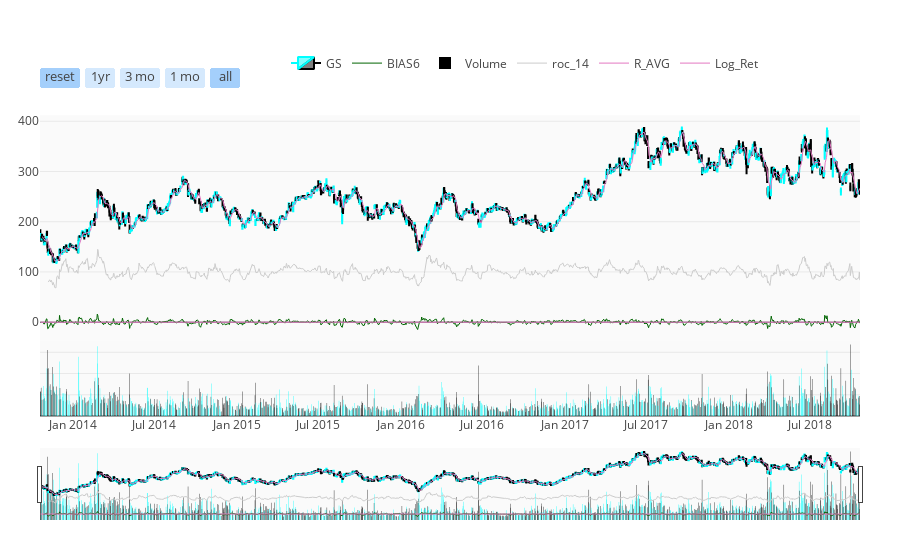

Notebook source saved alongside this figure:
### Code cell
iplot( fig, filename = 'candlestick_roc_plotting', validate = False )

### Figure 1 — Plotly figure (JSON) as saved in the notebook; plotly's stock layout.template omitted (floating-point values rounded to 4 significant figures; data arrays with more than 128 entries replaced by an {"elided": "..."} marker saying what was removed)
{"data": [{"close": {"elided": "1260 float values"}, "decreasing": {"line": {"color": "#000000"}}, "high": {"elided": "1260 float values"}, "increasing": {"line": {"color": "#00FFFF"}}, "low": {"elided": "1260 float values"}, "name": "GS", "open": {"elided": "1260 float values"}, "type": "candlestick", "x": {"elided": "1260 str values"}, "yaxis": "y2"}, {"line": {"width": 1}, "marker": {"color": "darkgreen"}, "mode": "lines", "name": "BIAS6", "type": "scatter", "x": {"elided": "1260 str values"}, "y": {"elided": "1260 float values"}, "yaxis": "y2"}, {"marker": {"color": {"elided": "1260 str values"}}, "name": "Volume", "type": "bar", "x": {"elided": "1260 str values"}, "y": {"elided": "1260 int values"}, "yaxis": "y"}, {"legendgroup": "roc_14", "line": {"width": 1}, "marker": {"color": "#ccc"}, "name": "roc_14", "type": "scatter", "x": {"elided": "1260 str values"}, "y": {"elided": "1260 float values"}, "yaxis": "y2"}, {"line": {"width": 1}, "marker": {"color": "#E377C2"}, "name": "R_AVG", "showlegend": true, "type": "lines", "x": {"elided": "1260 str values"}, "y": {"elided": "1260 float values"}, "yaxis": "y2"}, {"line": {"width": 1}, "marker": {"color": "#E377C2"}, "name": "Log_Ret", "showlegend": true, "type": "lines", "x": {"elided": "1260 str values"}, "y": {"elided": "1260 float values"}, "yaxis": "y2"}], "layout": {"legend": {"orientation": "h", "x": 0.3, "y": 0.9, "yanchor": "bottom"}, "margin": {"b": 40, "l": 40, "r": 40, "t": 40}, "plot_bgcolor": "rgb(250, 250, 250)", "xaxis": {"rangeselector": {"bgcolor": "rgba(150, 200, 250, 0.4)", "buttons": [{"count": 1, "label": "reset", "step": "all"}, {"count": 1, "label": "1yr", "step": "year", "stepmode": "backward"}, {"count": 3, "label": "3 mo", "step": "month", "stepmode": "backward"}, {"count": 1, "label": "1 mo", "step": "month", "stepmode": "backward"}, {"step": "all"}], "font": {"size": 13}, "visibe": true, "x": 0, "y": 0.9}}, "yaxis": {"domain": [0, 0.2], "showticklabels": false}, "yaxis2": {"domain": [0.2, 0.8]}}}
